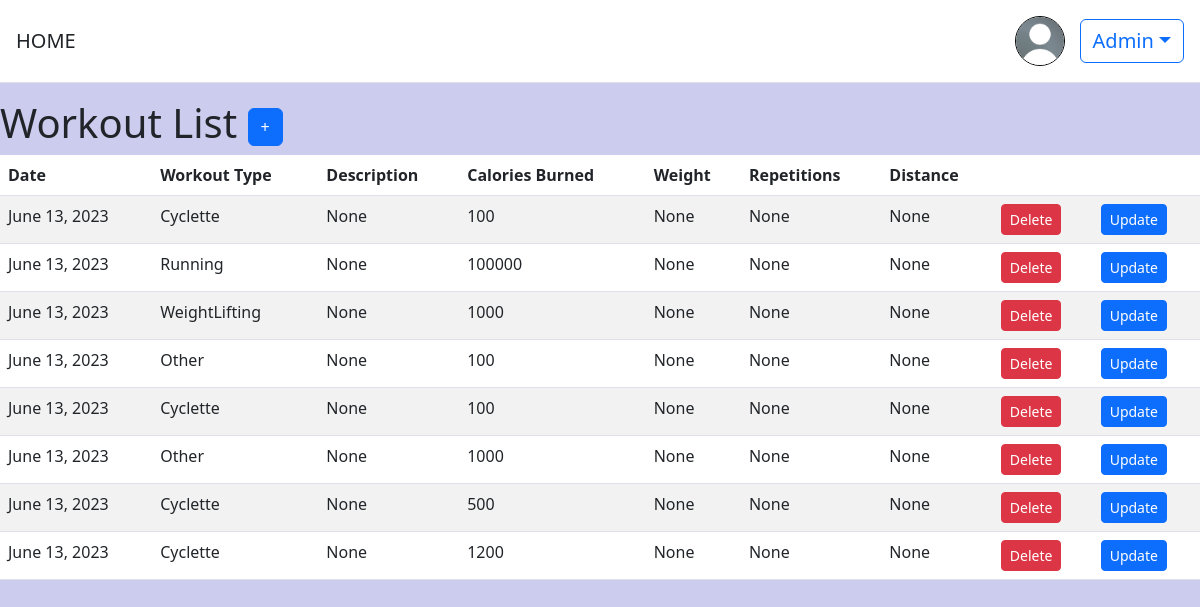
Page /workouts/ (signed in) on the earlier database version.
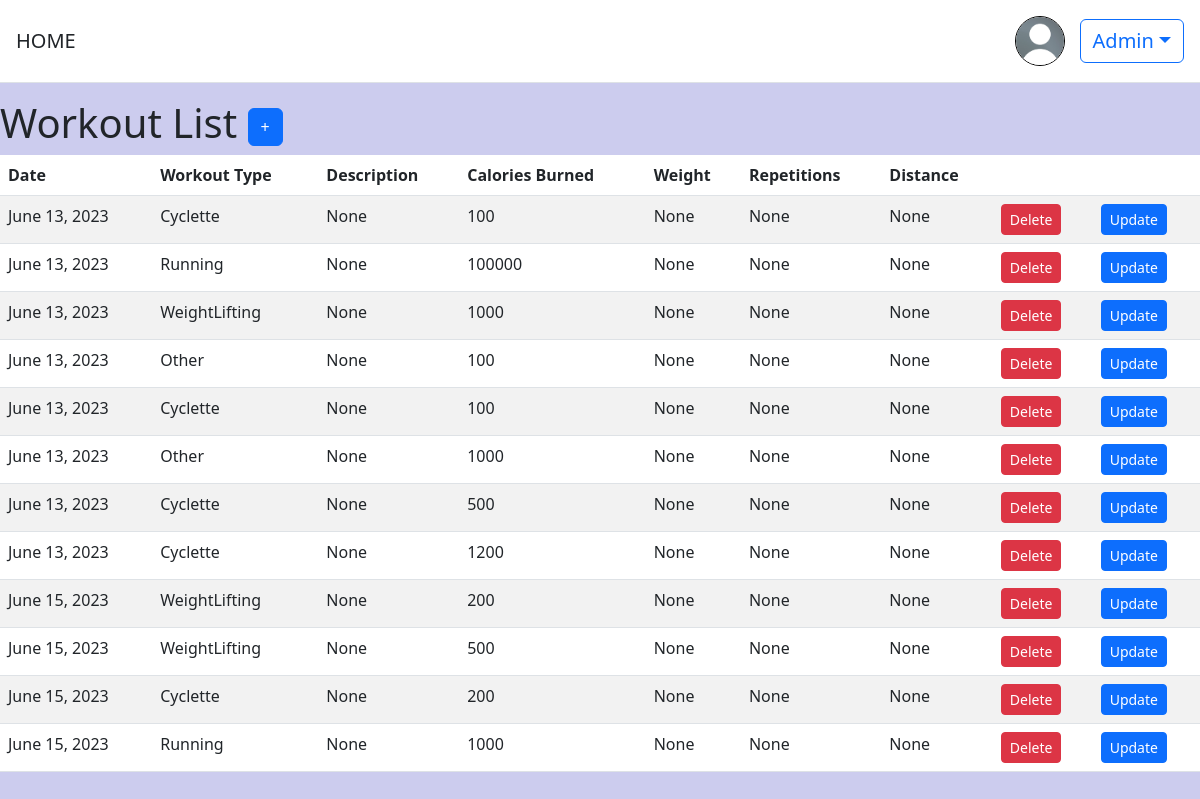
Same page on the later database version.
### workouts/models.py (models this page shows, shortened)
class Workout(models.Model):
    WORKOUT_TYPES = (
        ('Running', 'Running'),
        ('WeightLifting', 'Weight Lifting'),
        ('Cyclette', 'Cyclette'),
        ('Other', 'Other'),
    )
    date = models.DateField(auto_now_add=True)
    repetitions = models.IntegerField(null=True, blank=True)
    weight = models.DecimalField(max_digits=5, decimal_places=2, null=True, blank=True)
    calories_burned = models.IntegerField(null=False, blank=False)
    workout_type = models.CharField(max_length=20, choices=WORKOUT_TYPES)
    distance = models.DecimalField(max_digits=5, decimal_places=2, null=True, blank=True)
    descrizione = models.CharField(max_length=50, null=True, blank=True)
    utente = models.ForeignKey(settings.AUTH_USER_MODEL, on_delete=models.CASCADE, null=True, blank=True, default=None)
    goal = models.ForeignKey('obiettivi.GoalModel', on_delete=models.CASCADE, null=True, blank=True, default=None)

### workouts/views.py (the view)
# urls.py: path('', views.workout_list, name='workout_list'),
@login_required
def workout_list(request):
    workouts = Workout.objects.filter(utente=request.user)
    return render(request, 'workout_list.html', {'workouts': workouts})

### templates/workout_list.html (shortened to what this page needs)
{% extends "base.html" %}
{% block content %}
  <h1>
    Workout List
    <a href="{% url 'workouts' %}" class="btn btn-primary"> + </a>
  </h1>
 <div class="table-responsive" >
  <table class="table table-striped">
    <thead>
      <tr>
        <th>Date</th>
        <th>Workout Type</th>
        <th>Description</th>
        <th>Calories Burned</th>
        <th>Weight</th>
        <th>Repetitions</th>
        <th>Distance</th>
        <th></th>
        <th></th>
      </tr>
    </thead>
    <tbody>
      {% for workout in workouts %}
        <tr>
          <td>{{ workout.date }}</td>
          <td>{{ workout.workout_type }}</td>
          <td>{{ workout.descrizione }}</td>
          <td>{{ workout.calories_burned }}</td>
          <td>{{ workout.weight }}</td>
          <td>{{ workout.repetitions }}</td>
          <td>{{ workout.distance }}</td>
          <td>
            <form action="{% url 'delete' workout.pk %}" method="post">
              <button type="submit" class="btn btn-danger btn-sm">Delete</button>
            </form>
          </td>
          <td>
            <form action="{% url 'update' workout.pk %}" method="post">
              <button type="submit" class="btn btn-primary btn-sm">Update</button>
            </form>
          </td>
        </tr>
      {% empty %}
        <tr>
          <td colspan="8">No workouts found.</td>
        </tr>
      {% endfor %}
    </tbody>
  </table>
  </div>
{% endblock content %}

Differences in the rows shown:
added Workout: date "June 15, 2023", workout_type "WeightLifting", descrizione "None", calories_burned "200", weight "None", repetitions "None", distance "None"
added Workout: date "June 15, 2023", workout_type "WeightLifting", descrizione "None", calories_burned "500", weight "None", repetitions "None", distance "None"
added Workout: date "June 15, 2023", workout_type "Cyclette", descrizione "None", calories_burned "200", weight "None", repetitions "None", distance "None"
added Workout: date "June 15, 2023", workout_type "Running", descrizione "None", calories_burned "1000", weight "None", repetitions "None", distance "None"
